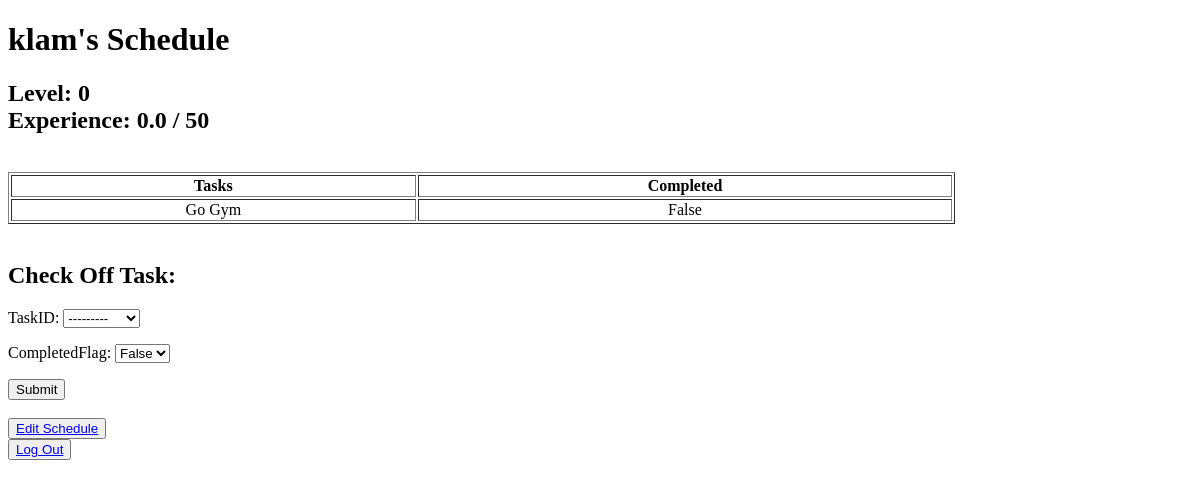
Page /schedule/ (signed in) on the earlier database version.
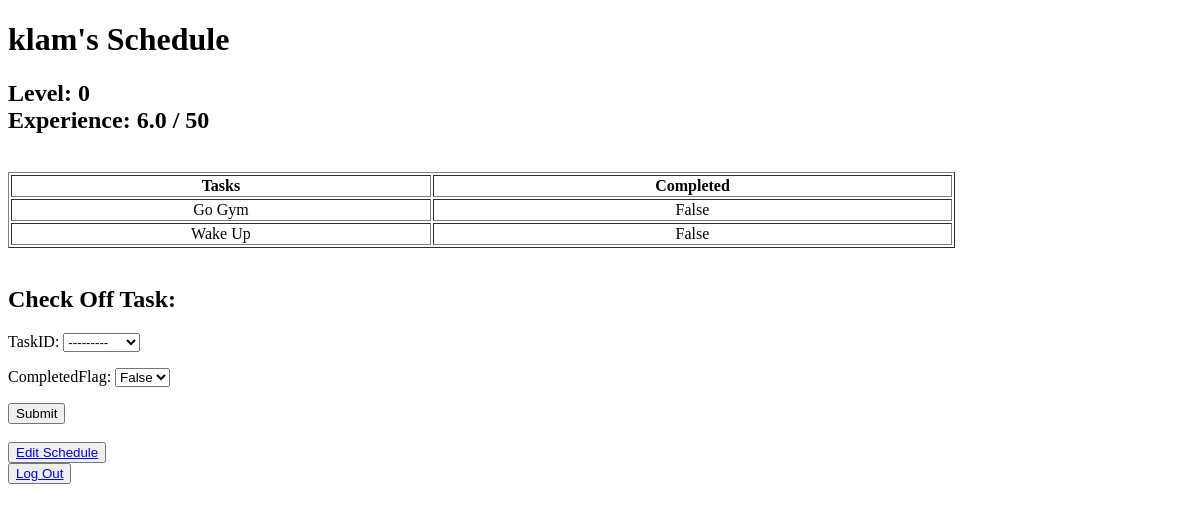
Same page on the later database version.
### planner/models.py (models this page shows, shortened)
class userProfile(models.Model):
    user = models.OneToOneField(User, on_delete=models.CASCADE)
    lastLogin = models.DateField(default = timezone.now)
    level = models.IntegerField(default = 0)
    experience = models.FloatField(default = 0)
    maxXP = models.IntegerField(default = 50)

class task(models.Model):
    taskID = models.AutoField(primary_key=True)
    categoryID = models.ForeignKey(category,on_delete=models.CASCADE)
    taskInfo = models.CharField(max_length=255)
    xpMultiplier = models.IntegerField(default = 1)
    def __str__(self):
        return self.taskInfo

### planner/views.py (the view, shortened to what this page needs)
# urls.py: path('schedule/',views.displaySchedule, name = 'display'),
def displaySchedule(request):
    currentUser = request.user
    resetSchedule(request,currentUser)
    completedTaskForm = completeTask()
    userInstance = User.objects.get(username = currentUser)
    scheduleInstance = schedule.objects.get(user = userInstance)
    userProfileInstance = userProfile.objects.get(user = userInstance)
    experience = userProfileInstance.experience
    level = userProfileInstance.level
    maxXP = userProfileInstance.maxXP
    tasks = scheduleInstance.taskID.all()
    task_ids = [task.taskID for task in tasks]
    taskInfos = [task.taskInfo for task in tasks]
    flags = []
    for id in task_ids:
        completedInstance = completed.objects.get(userID = userProfileInstance, taskID = id)
        flags.append(completedInstance.completedFlag)
    taskzip = zip(taskInfos,flags)
    context = {
        'user' : currentUser,
        'tasks' : taskzip,
        'experience' : experience,
        'max' : maxXP,
        'level' : level,
        'form' : completedTaskForm,
        }
    return render(request,'schedule.html',context)

### planner/forms.py
class completeTask(forms.ModelForm):
    class Meta:
        model = completed
        fields=['taskID','completedFlag']
        widgets = {
            'taskID': forms.Select(attrs={'class':'form-control'}),
            'completedFlag': TrueFalseDropdown()
        }

### planner/functions.py (called while the page is built)
@login_required
def resetSchedule(request,user):
    user_instance = User.objects.get(username=user)
    profileInstance = userProfile.objects.get(user=user_instance)
    completedInstance = completed.objects.filter(userID = profileInstance)
    currentDate = date.today()
    lastLogin = profileInstance.lastLogin
    currentDay = currentDate.day
    lastLoginDay = lastLogin.day
    if currentDate != lastLogin:
        for task in completedInstance:
            task.completedFlag = False
            task.save()
        profileInstance.lastLogin = currentDate
        profileInstance.save()

### planner/templates/schedule.html (shortened to what this page needs)
<!DOCTYPE html>
<html lang="en">
<head>
</head>
<body>
    <h1>{{user}}'s Schedule</h1>
    <h2>
        Level: {{level}} <br>
        Experience: {{experience}} / {{max}}
    </h2>
    <br>
    <table class="table" border="1" width="80%" height="100%">
        <thead>
            <tr>
                <th scope="col">Tasks</th>
                <th scope="col">Completed</th>
            </tr>
            </thead>
            <tbody>
            {% for task,flag in tasks %}
            <tr>
                <td align="center">{{task}}</td>
                <td align="center"> {{flag}}</td>
            </tr>
            {% endfor %}
            </tbody>
    </table>
    <br>
    <h2>Check Off Task:</h2>
    <form method="POST">
        {% for field in form %}
            <p>{{field.label}}: {{field}} {{ field.errors }}</p>
        {% endfor %}
        <input type="submit" name="completion">
    </form>
    <br>
    <button><a href="/editSchedule">Edit Schedule</a></button>
    <br>
    <button><a href="/logout">Log Out</a></button>
</body>
</html>

Differences in the rows shown:
changed userProfile: experience "0.0" → "6.0"
now on this page (row unchanged): task: tasks "Wake Up"
Other differences:
new list line: "False"
